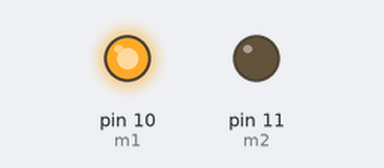
The sketch below on a simulated Arduino Uno, built with avr-gcc and run on an emulated ATmega328P. Shown: output pins drawn as LEDs (lit = HIGH).

Above: at 0.1 s.
Timing chart, 0 to 1.6 s (numbered marks = the images above):
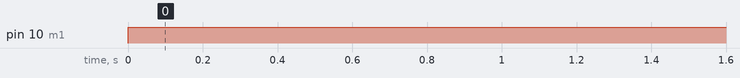

Measured:
- by itself, pin 10 (m1): LOW → HIGH at 0.00 s

The sketch:

sketch_aug25b.ino
```cpp
int m1=10;
int m2=11;
void setup() {
  pinMode(m1,OUTPUT);
  pinMode(m2,OUTPUT);

}

void loop() {
  digitalWrite(m1,HIGH);
  digitalWrite(m2,LOW);

}
```
